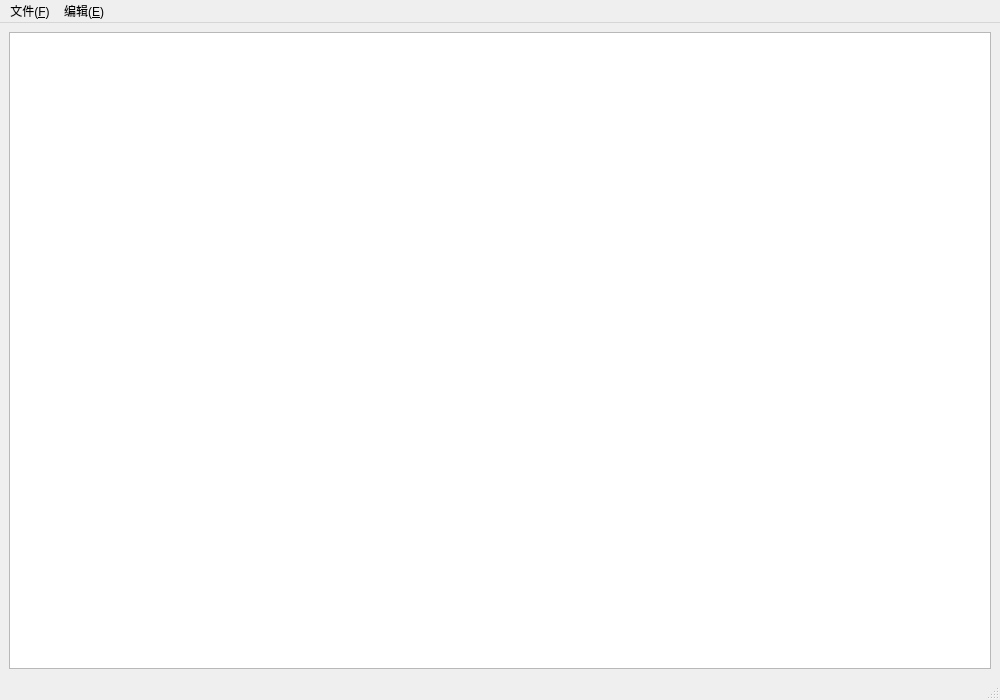
<?xml version="1.0" encoding="UTF-8"?>
<ui version="4.0">
 <class>MainWindow</class>
 <widget class="QMainWindow" name="MainWindow">
  <property name="geometry">
   <rect>
    <x>0</x>
    <y>0</y>
    <width>1000</width>
    <height>700</height>
   </rect>
  </property>
  <property name="windowTitle">
   <string>SRT字幕编辑器</string>
  </property>
  <widget class="QWidget" name="centralwidget">
   <layout class="QVBoxLayout" name="verticalLayout">
    <item>
     <widget class="QTableView" name="tableView">
      <property name="alternatingRowColors">
       <bool>true</bool>
      </property>
      <property name="selectionBehavior">
       <enum>QAbstractItemView::SelectRows</enum>
      </property>
      <property name="sortingEnabled">
       <bool>false</bool>
      </property>
     </widget>
    </item>
   </layout>
  </widget>
  <widget class="QMenuBar" name="menubar">
   <property name="geometry">
    <rect>
     <x>0</x>
     <y>0</y>
     <width>1000</width>
     <height>37</height>
    </rect>
   </property>
   <widget class="QMenu" name="menuFile">
    <property name="title">
     <string>文件(&amp;F)</string>
    </property>
    <addaction name="actionOpen"/>
    <addaction name="actionSave"/>
    <addaction name="actionSaveAs"/>
    <addaction name="separator"/>
    <addaction name="actionExit"/>
   </widget>
   <widget class="QMenu" name="menuEdit">
    <property name="title">
     <string>编辑(&amp;E)</string>
    </property>
    <addaction name="actionTimeShift"/>
    <addaction name="actionPointSync"/>
   </widget>
   <addaction name="menuFile"/>
   <addaction name="menuEdit"/>
  </widget>
  <widget class="QStatusBar" name="statusbar"/>
  <action name="actionOpen">
   <property name="text">
    <string>打开(&amp;O)...</string>
   </property>
   <property name="shortcut">
    <string>Ctrl+O</string>
   </property>
  </action>
  <action name="actionSave">
   <property name="text">
    <string>保存(&amp;S)</string>
   </property>
   <property name="shortcut">
    <string>Ctrl+S</string>
   </property>
  </action>
  <action name="actionSaveAs">
   <property name="text">
    <string>另存为(&amp;A)...</string>
   </property>
   <property name="shortcut">
    <string>Ctrl+Shift+S</string>
   </property>
  </action>
  <action name="actionExit">
   <property name="text">
    <string>退出(&amp;X)</string>
   </property>
   <property name="shortcut">
    <string>Ctrl+Q</string>
   </property>
  </action>
  <action name="actionTimeShift">
   <property name="text">
    <string>时间平移(&amp;T)...</string>
   </property>
   <property name="shortcut">
    <string>Ctrl+T</string>
   </property>
  </action>
  <action name="actionPointSync">
   <property name="text">
    <string>点同步(&amp;P)...</string>
   </property>
   <property name="shortcut">
    <string>Ctrl+P</string>
   </property>
  </action>
 </widget>
 <resources/>
 <connections/>
</ui>
